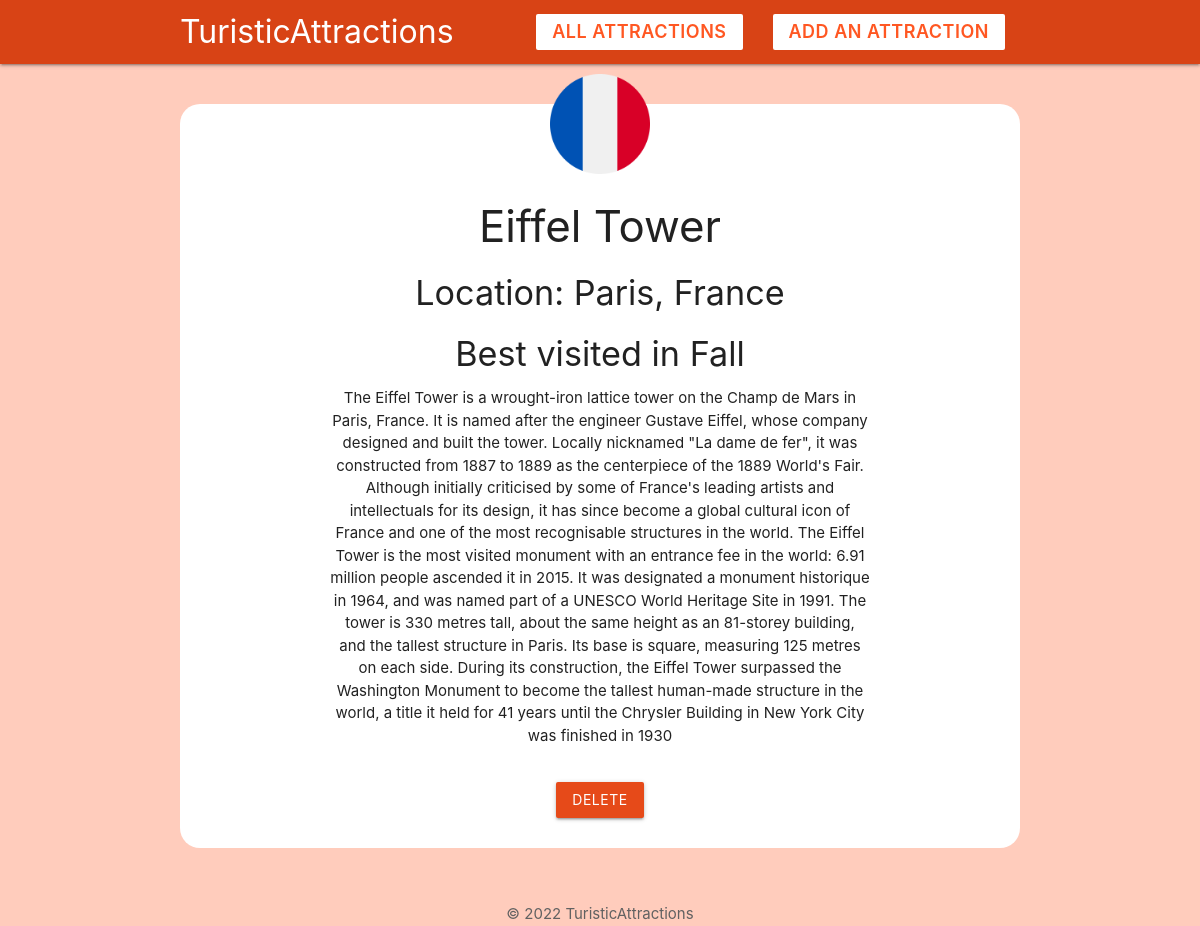
Page /attraction.php?id=9 on the committed database.
### tables this page shows
CREATE TABLE `country` (
  `id` int(11) NOT NULL,
  `name` varchar(100) NOT NULL,
  `img` varchar(100) NOT NULL
);

CREATE TABLE `attraction` (
  `id` int(11) NOT NULL,
  `countryid` int(11) NOT NULL,
  `name` varchar(100) NOT NULL,
  `location` varchar(100) NOT NULL,
  `description` varchar(4000) NOT NULL,
  `best_visited` varchar(10) NOT NULL
);

### attraction.php (the view, shortened to what this page needs)
<?php
if (isset($_GET['id'])) {
    $attractionid = mysqli_real_escape_string($conn, $_GET['id']);
    $query = "SELECT * FROM attraction WHERE id='$attractionid'";
    $result = mysqli_query($conn, $query);
    $attraction = mysqli_fetch_assoc($result);
    $query = "SELECT * FROM country WHERE id={$attraction['countryid']}";
    $result = mysqli_query($conn, $query);
    $country = mysqli_fetch_assoc($result);
}
?>
<!DOCTYPE html>
<html lang="en">
<?php include('templates/header.php'); ?>
<?php if ($attraction == null) : ?>
    <h1 class="center">There is no such attraction in database!</h1>
    <div class="center">
        <a href="index.php" class="btn center deep-orange accent-2">Return</a>
    </div>
<?php else : ?>
    <div class="container center">
        <div class="card z-depth-0 radius-card" style="padding-bottom: 30px;">
            <img src="<?php echo $country['img']; ?>" alt="icon" class="icon-card">
            <h3><?php echo $attraction['name']; ?></h3>
            <h4>Location: <?php echo $attraction['location']; ?>, <?php echo $country['name']; ?></h4>
            <h4>Best visited in <?php echo $attraction['best_visited']; ?></h4>
            <p style="padding-left: 150px; padding-right:150px"><?php echo $attraction['description']; ?></p>
            <form action="<?php echo $_SERVER['PHP_SELF'] ?>" method="POST" style="padding-top:20px">
                <input type="submit" name="delete" value="delete" class="btn center deep-orange darken-2">
            </form>
        </div>
    </div>
<?php endif; ?>
<?php include('templates/footer.php'); ?>
</html>

### templates/header.php (style rules this page uses)
.icon-card { max-height: 100px; margin: 40px auto -30px; display: block; position: relative; top: -30px; }
.radius-card { border-radius: 20px; }

### rows in the picture
country: img (picture), name "France"
attraction: name "Eiffel Tower", location "Paris", best_visited "Fall", description "The Eiffel Tower is a wrought-iron lattice tower on the Champ de Mars in Paris, France. It is named after the engineer Gustave Eiffel, whose company designed and built the tower. Locally nicknamed \"La dame de fer\", it was constructed from 1887 to 1889 as the centerpiece of the 1889 World's Fair. Although initially criticised by some of France's leading artists and intellectuals for its design, it has since become a global cultural icon of France and one of the most recognisable structures in the world. The Eiffel Tower is the most visited monument with an entrance fee in the world: 6.91 million people ascended it in 2015. It was designated a monument historique in 1964, and was named part…"
